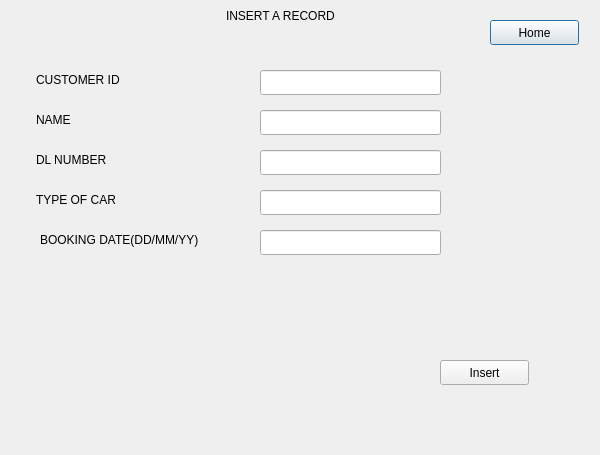
<?xml version="1.0" encoding="UTF-8"?>
<ui version="4.0">
 <class>insert</class>
 <widget class="QDialog" name="insert">
  <property name="geometry">
   <rect>
    <x>0</x>
    <y>0</y>
    <width>600</width>
    <height>455</height>
   </rect>
  </property>
  <property name="windowTitle">
   <string>Dialog</string>
  </property>
  <widget class="QLabel" name="label">
   <property name="geometry">
    <rect>
     <x>226</x>
     <y>0</y>
     <width>231</width>
     <height>31</height>
    </rect>
   </property>
   <property name="text">
    <string>INSERT A RECORD</string>
   </property>
  </widget>
  <widget class="QLabel" name="label_2">
   <property name="geometry">
    <rect>
     <x>36</x>
     <y>70</y>
     <width>141</width>
     <height>20</height>
    </rect>
   </property>
   <property name="text">
    <string>CUSTOMER ID</string>
   </property>
  </widget>
  <widget class="QLabel" name="label_3">
   <property name="geometry">
    <rect>
     <x>36</x>
     <y>110</y>
     <width>141</width>
     <height>20</height>
    </rect>
   </property>
   <property name="text">
    <string>NAME</string>
   </property>
  </widget>
  <widget class="QLabel" name="label_4">
   <property name="geometry">
    <rect>
     <x>36</x>
     <y>150</y>
     <width>141</width>
     <height>20</height>
    </rect>
   </property>
   <property name="text">
    <string>DL NUMBER</string>
   </property>
  </widget>
  <widget class="QLabel" name="label_5">
   <property name="geometry">
    <rect>
     <x>36</x>
     <y>190</y>
     <width>141</width>
     <height>20</height>
    </rect>
   </property>
   <property name="text">
    <string>TYPE OF CAR</string>
   </property>
  </widget>
  <widget class="QLabel" name="label_6">
   <property name="geometry">
    <rect>
     <x>40</x>
     <y>230</y>
     <width>201</width>
     <height>20</height>
    </rect>
   </property>
   <property name="text">
    <string>BOOKING DATE(DD/MM/YY)</string>
   </property>
  </widget>
  <widget class="QLineEdit" name="l1">
   <property name="geometry">
    <rect>
     <x>260</x>
     <y>70</y>
     <width>181</width>
     <height>25</height>
    </rect>
   </property>
  </widget>
  <widget class="QLineEdit" name="l2">
   <property name="geometry">
    <rect>
     <x>260</x>
     <y>110</y>
     <width>181</width>
     <height>25</height>
    </rect>
   </property>
  </widget>
  <widget class="QLineEdit" name="l3">
   <property name="geometry">
    <rect>
     <x>260</x>
     <y>150</y>
     <width>181</width>
     <height>25</height>
    </rect>
   </property>
  </widget>
  <widget class="QLineEdit" name="l4">
   <property name="geometry">
    <rect>
     <x>260</x>
     <y>190</y>
     <width>181</width>
     <height>25</height>
    </rect>
   </property>
  </widget>
  <widget class="QLineEdit" name="l5">
   <property name="geometry">
    <rect>
     <x>260</x>
     <y>230</y>
     <width>181</width>
     <height>25</height>
    </rect>
   </property>
  </widget>
  <widget class="QPushButton" name="pushButton">
   <property name="geometry">
    <rect>
     <x>490</x>
     <y>20</y>
     <width>89</width>
     <height>25</height>
    </rect>
   </property>
   <property name="text">
    <string>Home</string>
   </property>
  </widget>
  <widget class="QPushButton" name="insert_2">
   <property name="geometry">
    <rect>
     <x>440</x>
     <y>360</y>
     <width>89</width>
     <height>25</height>
    </rect>
   </property>
   <property name="text">
    <string>Insert</string>
   </property>
  </widget>
 </widget>
 <resources/>
 <connections/>
</ui>
